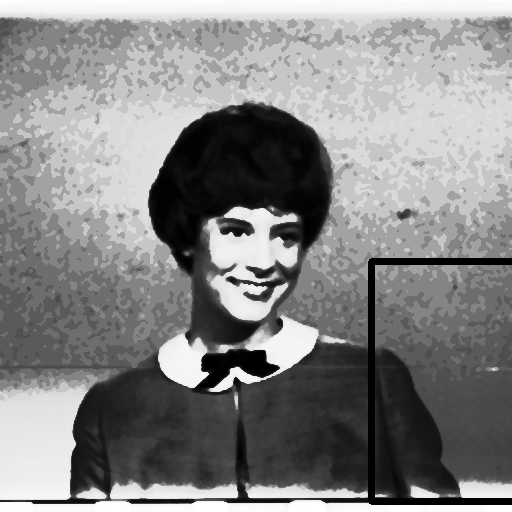
#> input picture rect.png, 512 x 512 px
$ python smooth.py rect.png
#> lines starting #> are read from the running program, lines starting #| are printed output that depends on the picture
# -*- coding: utf-8 -*-
import cv2
import numpy as np
import sys
img = cv2.imread(sys.argv[1])#元画像読み込み
#> img is the input picture: shape (512, 512, 3); min 0, max 255, mean 133.3
img = cv2.resize(img,(512,512))
img_gray = cv2.cvtColor(img, cv2.COLOR_BGR2GRAY)#グレイ画像作成
img_blur = img_gray.copy()#ブラー用コピー
for i in range(0,5):
	img_blur = cv2.medianBlur(img_blur,3)#フィルタでぼかす平滑化
	cv2.equalizeHist(img_blur,img_blur)#ヒストグラム平坦化
cv2.imwrite("assets/matching.png",img_blur)#保存

#cv2.equalizeHist(img_gray,img_gray)

img_sobel = cv2.Sobel(img_gray,3,1,0)#ソーベル微分画像
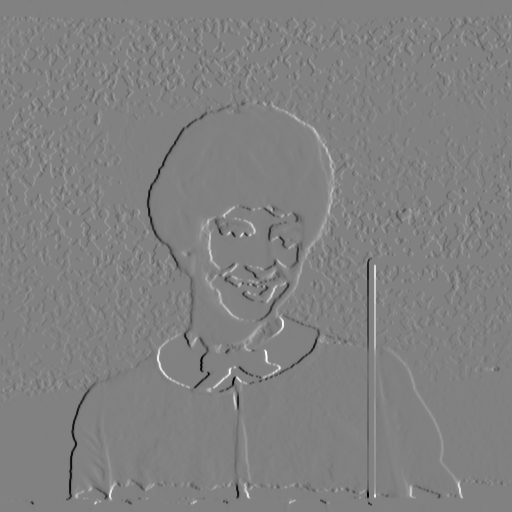
#> img_sobel: shape (512, 512) int16; min -911, max 887, mean -0.2; drawn with min black and max white
#img_sobel_x = cv2.Sobel(img_gray,3,1,0)#ソーベル微分画像
#a = np.power(img_sobel_x,2)+np.power(img_sobel_y,2)
#img_sobel = np.power(a,0.5)

cv2.imwrite("assets/sobelBinary.png",img_sobel)#保存
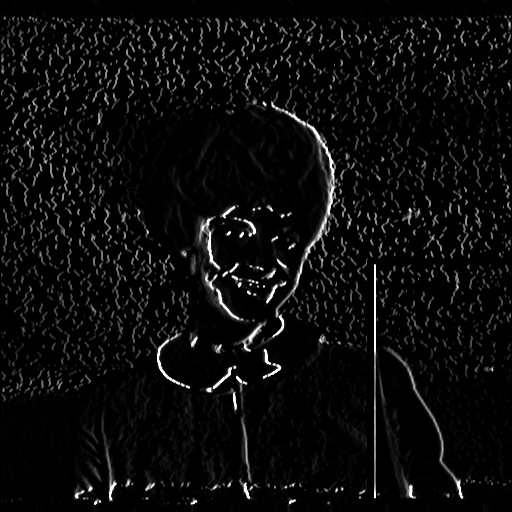
#> saved as sobelBinary.png: shape (512, 512); min 0, max 255, mean 11.4

#img_sobel = cv2.cvtColor(img_sobel, cv2.COLOR_BGR2GRAY)#グレイ画像作成
mask = img_sobel > 127#閾値５０で白黒に
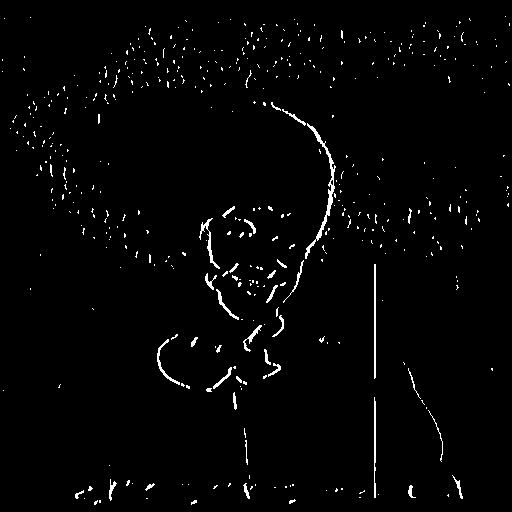
#> mask: shape (512, 512) bool; 1.8% white in thin lines or dots
img_sobel_bi = np.zeros((img_sobel.shape[0],img_sobel.shape[1]),np.uint8)
img_sobel_bi[mask] = 255
cv2.imwrite("assets/sobelBinary.png",img_sobel_bi)#保存
